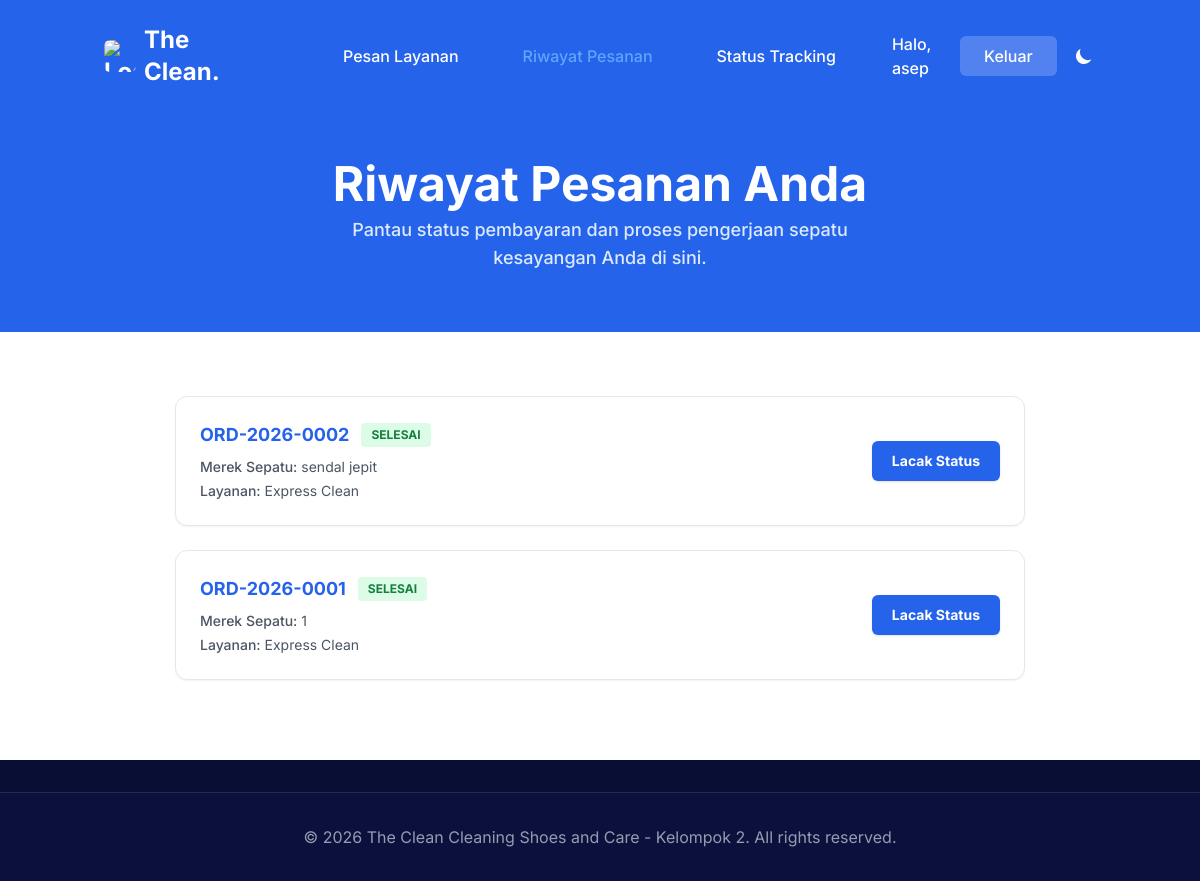
Page /riwayat-pesanan.php (signed in) on the committed database.
### tables this page shows
CREATE TABLE tabel_pesanan (
        id_pesanan INTEGER PRIMARY KEY AUTOINCREMENT,
        email_pelanggan TEXT NOT NULL,
        nama_pemilik TEXT NOT NULL,
        merek_sepatu TEXT NOT NULL,
        paket_treatment TEXT NOT NULL,
        opsi_logistik TEXT NOT NULL,
        alamat_penjemputan TEXT NOT NULL,
        status_pesanan TEXT NOT NULL DEFAULT 'Menunggu Konfirmasi',
        tanggal_order DATETIME DEFAULT CURRENT_TIMESTAMP
    , is_archived INTEGER DEFAULT 0);

### riwayat-pesanan.php (the view, shortened to what this page needs)
<?php
include 'koneksi.php';
$email_login = $_SESSION['email'];
$nama_user = isset($_SESSION['nama_user']) ? $_SESSION['nama_user'] : 'Pelanggan';
$daftar_pesanan = [];
try {
    $stmt = $koneksi->prepare("SELECT * FROM tabel_pesanan WHERE email_pelanggan = ? ORDER BY id_pesanan DESC");
    $stmt->execute([$email_login]);
    $daftar_pesanan = $stmt->fetchAll(PDO::FETCH_ASSOC);
} catch (PDOException $e) {
    echo "ERROR DB: " . $e->getMessage();
    exit();
}
?>
<!doctype html>
<html lang="id" class="scroll-smooth">
  <head>
    <link rel="stylesheet" href="assets/css/swiper-bundle.min.css" />
    <link rel="stylesheet" href="assets/css/animate.css" />
    <link rel="stylesheet" href="./src/css/tailwind.css" />
    <script src="https://cdn.tailwindcss.com"></script>
  </head>
  <body class="bg-white text-gray-800 dark:bg-slate-900 dark:text-gray-100">
    <header class="absolute top-0 left-0 z-40 flex items-center w-full bg-transparent ud-header">
      <div class="container px-4 mx-auto">
        <div class="relative flex items-center justify-between -mx-4">
          <div class="max-w-full px-4 w-60">
            <div class="py-5 text-2xl font-bold text-white navbar-logo flex items-center gap-2 select-none">
              <img src="https://encrypted-tbn0.gstatic.com/images?q=tbn:ANd9GcTa-htm3zT2h1cQ2cDBt_1K-2Lt_lviW4Y7oQ&s" alt="Logo The Clean" class="w-8 h-8 rounded-md object-contain" />
              <span>The Clean.</span>
            </div>
          </div>
          <div class="flex items-center justify-between w-full px-4">
            <div>
              <nav id="navbarCollapse" class="absolute right-4 top-full hidden w-full max-w-[250px] rounded-lg bg-white py-5 shadow-lg lg:static lg:block lg:w-full lg:max-w-full lg:bg-transparent lg:shadow-none xl:px-6 dark:bg-slate-800 lg:dark:bg-transparent">
                <ul class="block lg:flex lg:items-center 2xl:ml-20">
                  <li class="relative group">
                    <a href="pesan-layanan.php" class="flex py-2 mx-8 text-base font-medium text-dark dark:text-white lg:text-white lg:py-6 hover:text-blue-600 lg:hover:text-blue-400 dark:hover:text-blue-400 transition-colors duration-200 whitespace-nowrap">Pesan Layanan</a>
                  </li>
                  <li class="relative group">
                    <a href="riwayat-pesanan.php" class="flex py-2 mx-8 text-base font-medium text-blue-600 lg:text-blue-400 dark:text-blue-400 lg:py-6 transition-colors duration-200 whitespace-nowrap">Riwayat Pesanan</a>
                  </li>
                  <li class="relative group">
                    <a href="status-tracking.php" class="flex py-2 mx-8 text-base font-medium text-dark dark:text-white lg:text-white lg:py-6 hover:text-blue-600 lg:hover:text-blue-400 dark:hover:text-blue-400 transition-colors duration-200 whitespace-nowrap">Status Tracking</a>
                  </li>
                </ul>
              </nav>
            </div>
            <div class="hidden sm:flex items-center justify-end pr-16 lg:pr-0 gap-4">
              <span class="text-white text-base font-medium hidden lg:inline" id="userGreeting">Halo, <?php echo htmlspecialchars($nama_user); ?></span>
              <a href="logout.php" class="px-6 py-2 text-base font-medium text-white duration-300 ease-in-out rounded-md bg-white/20 hover:bg-white/100 hover:text-red-600 theme-logout">Keluar</a>
              <button id="themeToggler" class="flex h-9 w-9 items-center justify-center rounded-full text-white hover:bg-white/10 transition-colors">
                <svg id="moonIcon" class="w-5 h-5" fill="currentColor" viewBox="0 0 20 20">
                  <path d="M17.293 13.293A8 8 0 016.707 2.707a8.001 8.001 0 1010.586 10.586z"></path>
                </svg>
              </button>
            </div>
          </div>
        </div>
      </div>
    </header>
    <section class="relative overflow-hidden bg-blue-600 pt-[120px] pb-[60px] md:pt-[130px] lg:pt-[160px] z-10">
      <div class="container px-4 mx-auto">
        <div class="hero-content mx-auto max-w-[780px] text-center wow fadeInUp">
          <h1 class="mb-2 text-3xl font-bold leading-snug text-white sm:text-4xl lg:text-5xl">Riwayat Pesanan Anda</h1>
          <p class="mx-auto text-base font-medium text-blue-100 sm:text-lg max-w-[600px]">Pantau status pembayaran dan proses pengerjaan sepatu kesayangan Anda di sini.</p>
        </div>
      </div>
    </section>
    <section id="riwayat" class="pt-16 pb-20 dark:bg-slate-900">
      <div class="container px-4 mx-auto">
        <div class="max-w-[850px] mx-auto space-y-6">
          <?php if (empty($daftar_pesanan)): ?>
            <div class="text-center bg-white dark:bg-slate-800 rounded-xl p-12 shadow-md border dark:border-slate-700">
              <img src="https://cdn-icons-png.flaticon.com/128/11545/11545464.png" alt="Kosong" class="w-20 h-20 mx-auto mb-4 opacity-70 dark:brightness-90" />
              <h3 class="text-xl font-bold text-gray-700 dark:text-white mb-1">Belum Ada Transaksi</h3>
              <p class="text-sm text-gray-500 dark:text-gray-400 mb-6">Anda belum pernah melakukan pemesanan perawatan sepatu.</p>
              <a href="pesan-layanan.php" class="px-6 py-3 bg-blue-600 hover:bg-blue-700 text-white font-semibold text-sm rounded-md transition duration-300 shadow-md">Pesan Layanan Sekarang</a>
            </div>
          <?php else: ?>
            <?php foreach ($daftar_pesanan as $pesanan):
              $id_pesanan = $pesanan['id_pesanan'];
              $invoice = "ORD-2026-" . str_pad($id_pesanan, 4, '0', STR_PAD_LEFT);
              $status = isset($pesanan['status_pesanan']) ? strtolower(trim($pesanan['status_pesanan'])) : 'belum bayar';
            ?>
              <div class="bg-white dark:bg-slate-800 rounded-xl p-6 shadow-sm border dark:border-slate-700 flex flex-col md:flex-row justify-between items-start md:items-center gap-4 hover:shadow-md transition duration-200">
                <div class="space-y-2">
                  <div class="flex items-center gap-3 flex-wrap">
                    <span class="font-bold text-lg text-blue-600 dark:text-blue-400"><?php echo $invoice; ?></span>
                    <?php if ($status == 'belum bayar'): ?>
                      <span class="text-xs font-bold px-2.5 py-1 rounded bg-red-100 text-red-700 dark:bg-red-900/30 dark:text-red-400">BELUM BAYAR</span>
                    <?php elseif ($status == 'menunggu konfirmasi'): ?>
                      <span class="text-xs font-bold px-2.5 py-1 rounded bg-amber-100 text-amber-700 dark:bg-amber-900/30 dark:text-amber-400">MENUNGGU KONFIRMASI</span>
                    <?php else: ?>
                      <span class="text-xs font-bold px-2.5 py-1 rounded bg-green-100 text-green-700 dark:bg-green-900/30 dark:text-green-400"><?php echo strtoupper($status); ?></span>
                    <?php endif; ?>
                  </div>
                  <div class="text-sm space-y-1 text-gray-600 dark:text-gray-300">
                    <p><span class="font-medium">Merek Sepatu:</span> <?php echo htmlspecialchars($pesanan['merek_sepatu'] ?? '-'); ?></p>
                    <p><span class="font-medium">Layanan:</span> <?php echo htmlspecialchars($pesanan['paket_treatment']); ?></p>
                  </div>
                </div>
                <div class="w-full md:w-auto flex items-center justify-end">
                  <?php if ($status == 'belum bayar'): ?>
                    <a href="konfirmasi-pembayaran.php?order_id=<?php echo $id_pesanan; ?>" class="w-full md:w-auto text-center px-5 py-2.5 bg-amber-500 hover:bg-amber-600 text-white text-sm font-bold rounded-md shadow transition duration-200">
                      Upload Struk Bayar
                    </a>
                  <?php else: ?>
                    <a href="status-tracking.php?order_id=<?php echo $id_pesanan; ?>" class="w-full md:w-auto text-center px-5 py-2.5 bg-blue-600 hover:bg-blue-700 text-white text-sm font-bold rounded-md shadow transition duration-200">
                      Lacak Status
                    </a>
                  <?php endif; ?>
                </div>
              </div>
            <?php endforeach; ?>
          <?php endif; ?>
        </div>
      </div>
    </section>
    <footer class="relative z-10 bg-[#090E34] pt-8 text-gray-300 overflow-hidden">
      <div class="border-t border-white border-opacity-10 py-8 bg-[#0b113c]">
        <div class="container px-4 mx-auto text-center">
          <p class="text-base text-[#959CB1]">
            &copy; 2026 The Clean Cleaning Shoes and Care - Kelompok 2. All rights reserved.
          </p>
        </div>
      </div>
    </footer>
  </body>
</html>

### rows in the picture
tabel_pesanan: id_pesanan "ORD-2026-0002", status_pesanan "SELESAI", merek_sepatu "sendal jepit", paket_treatment "Express Clean"
tabel_pesanan: id_pesanan "ORD-2026-0001", status_pesanan "SELESAI", merek_sepatu "1", paket_treatment "Express Clean"

### other values in the picture
$nama_user "asep"
